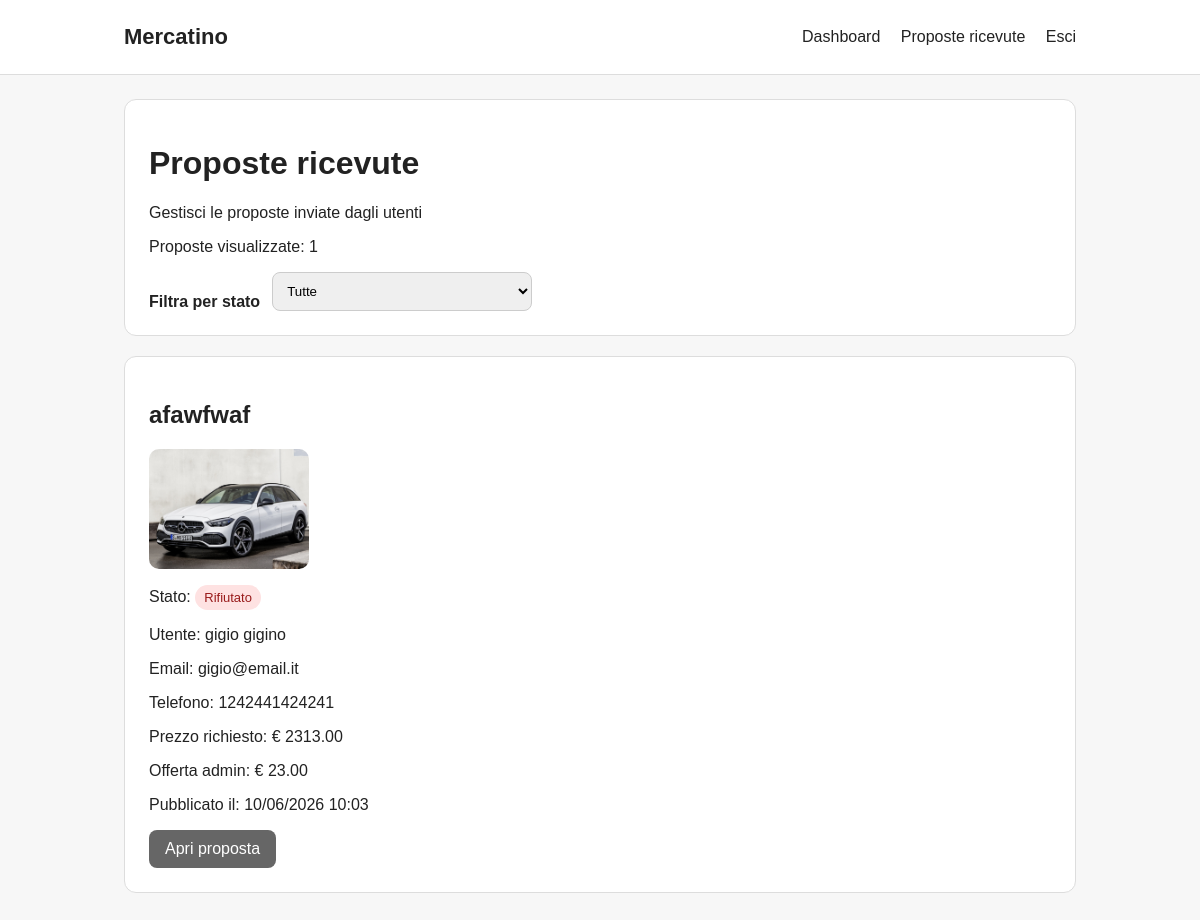
Page /staff/proposte/ (signed in) on the committed database.
### proposals/models.py (models this page shows, shortened)
class ItemProposal(models.Model):
    class Status(models.TextChoices):
        UNDER_REVIEW = "under_review", "In valutazione"
        NEGOTIATION = "negotiation", "In trattativa"
        OFFER_SENT = "offer_sent", "Offerta inviata"
        OFFER_ACCEPTED = "offer_accepted", "Offerta accettata"
        WAITING_VINTED_LINK = "waiting_vinted_link", "In attesa link Vinted"
        VINTED_LINK_SENT = "vinted_link_sent", "Link Vinted inviato"
        COMPLETED = "completed", "Completato"
        REJECTED = "rejected", "Rifiutato"
    user = models.ForeignKey(
        settings.AUTH_USER_MODEL,
        on_delete=models.CASCADE,
        related_name="proposals",
    )
    title = models.CharField(max_length=120)
    description = models.TextField()
    requested_price = models.DecimalField(
        max_digits=8,
        decimal_places=2,
        null=True,
        blank=True,
    )
    admin_offer = models.DecimalField(
        max_digits=8,
        decimal_places=2,
        null=True,
        blank=True,
    )
    status = models.CharField(
        max_length=30,
        choices=Status.choices,
        default=Status.UNDER_REVIEW,
    )
    vinted_url = models.URLField(blank=True)
    created_at = models.DateTimeField(auto_now_add=True)
    updated_at = models.DateTimeField(auto_now=True)
    offer_seen_by_user = models.BooleanField(default=False)
    @property
    def status_badge_class(self):
        classes = {
            self.Status.UNDER_REVIEW: "badge-gray",
            self.Status.NEGOTIATION: "badge-blue",
            self.Status.OFFER_SENT: "badge-purple",
            self.Status.OFFER_ACCEPTED: "badge-green",
            self.Status.WAITING_VINTED_LINK: "badge-orange",
            self.Status.VINTED_LINK_SENT: "badge-orange",
            self.Status.COMPLETED: "badge-green",
            self.Status.REJECTED: "badge-red",
        }
        return classes.get(self.status, "badge-gray")

class ProposalImage(models.Model):
    proposal = models.ForeignKey(
        ItemProposal,
        on_delete=models.CASCADE,
        related_name="images",
    )
    image = models.ImageField(upload_to="proposals/")

### accounts/models.py (models this page shows, shortened)
class UserProfile(models.Model):
    user = models.OneToOneField(User, on_delete=models.CASCADE, related_name="profile")
    phone = models.CharField(max_length=20)

### staff_panel/views.py (the view)
# urls.py: path('proposte/', staff_proposal_list_view, name="staff_proposal_list"),
@login_required
@user_passes_test(lambda user: user.is_staff)
def staff_proposal_list_view(request):
    selected_status = request.GET.get("status")
    proposals = ItemProposal.objects.all()
    if selected_status:
        proposals = proposals.filter(status=selected_status)
    proposals = proposals.order_by("-created_at")
    return render(request, "staff_panel/proposal_list.html", {
        "proposals": proposals,
        "selected_status": selected_status,
        "status_choices": ItemProposal.Status.choices,
    })

### templates/staff_panel/proposal_list.html (shortened to what this page needs)
{% extends "base.html" %}
{% block content %}
<div class="card">
    <h1>Proposte ricevute</h1>
    <p>Gestisci le proposte inviate dagli utenti</p>
    <p>Proposte visualizzate: {{ proposals|length }}</p>
    <form method="get" class="filter-form">
        <label for="status">Filtra per stato</label>
        <select name="status" id="status" onchange="this.form.submit()">
            <option value="">Tutte</option>
        </select>
    </form>
</div>
<div class="proposal-grid">
    {% for proposal in proposals %}
        <div class="card">
            <h2>{{ proposal.title }}</h2>
            {% with first_image=proposal.images.first %}
                {% if first_image %}
                    <img class="staff-proposal-thumb" src="{{ first_image.image.url }}" alt="{{ proposal.title }}">
                {% else %}
                    <p>Nessuna immagine caricata.</p>
                {% endif %}
            {% endwith %}
            <p>Stato:
                <span class="badge {{ proposal.status_badge_class }}">
                    {{ proposal.get_status_display }}
                </span>
            </p>
            {% if proposal.user.first_name or proposal.user.last_name %}
                <p>Utente: {{ proposal.user.first_name }} {{ proposal.user.last_name }}</p>
            {% else %}
                <p>Utente: {{ proposal.user.username }}</p>
            {% endif %}
            {% if proposal.user.email %}
                <p>Email: {{ proposal.user.email }}</p>
            {% else %}
                <p>Email: non disponibile</p>
            {% endif %}
            {% if proposal.user.profile.phone %}
                <p>Telefono: {{ proposal.user.profile.phone }}</p>
            {% else %}
                <p>Telefono: non disponibile</p>
            {% endif %}
            {% if proposal.requested_price %}
                <p>Prezzo richiesto: € {{ proposal.requested_price }}</p>
            {% else %}
                <p>Prezzo richiesto: non indicato</p>
            {% endif %}
            {% if proposal.admin_offer %}
                <p>Offerta admin: € {{ proposal.admin_offer }}</p>
            {% else %}
                <p>Offerta admin: non ancora inviata</p>
            {% endif %}
            <p>Pubblicato il: {{ proposal.created_at|date:"d/m/Y H:i" }}</p>
            <a class="button secondary" href="{% url 'staff_proposal_detail' proposal.pk %}">
                Apri proposta
            </a>
        </div>
    {% empty %}
        <div class="card">
            <p>Non ci sono proposte.</p>
        </div>
    {% endfor %}
</div>
{% endblock %}

### static/css/style.css (style rules this page uses)
* { box-sizing: border-box; }
body { margin: 0; font-family: Arial, sans-serif; background: #f7f7f7; color: #222; }
.card { background: #fff; border: 1px solid #ddd; border-radius: 12px; padding: 24px; margin-bottom: 20px; }
.button { display: inline-block; background: #222; color: #fff; padding: 10px 16px; border-radius: 8px; text-decoration: none; border: none; cursor: pointer; }
.button.secondary { background: #666; }
input, textarea, select { width: 100%; padding: 10px; border-radius: 8px; border: 1px solid #ccc; }
.badge { display: inline-block; padding: 5px 9px; border-radius: 999px; font-size: 13px; background: #eee; }
.badge-red { background: #fee2e2; color: #991b1b; }
.proposal-grid { display: grid; gap: 16px; }
.filter-form { display: flex; gap: 12px; align-items: end; margin-top: 16px; }
.filter-form label { font-weight: bold; }
.filter-form select { max-width: 260px; }
.staff-proposal-thumb { width: 160px; height: 120px; object-fit: cover; border-radius: 10px; display: block; margin-bottom: 12px; }

### rows in the picture
ItemProposal: title "afawfwaf", images.first.image (picture), status "Rifiutato", user.first_name "gigio", user.last_name "gigino", user.email "gigio@email.it", user.profile.phone "1242441424241", requested_price "2313.00", admin_offer "23.00", created_at "10/06/2026 10:03"

### other values in the picture
{{ proposals|length }} "1"
